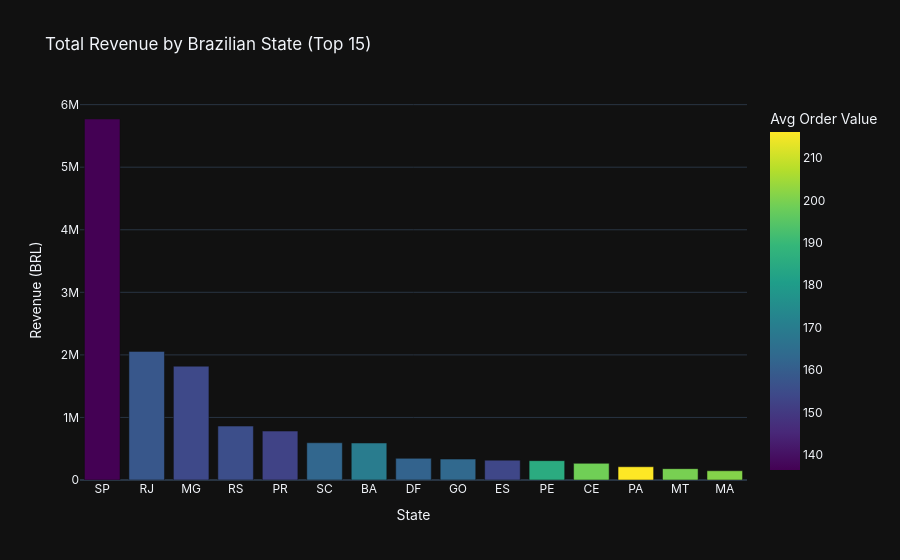

Source (notebook cell):
### Markdown cell above
## 2. Revenue by State

### Code cell
query = '''
SELECT
    c.customer_state,
    ROUND(SUM(op.payment_value), 2)      AS total_revenue,
    COUNT(DISTINCT o.order_id)           AS total_orders,
    ROUND(AVG(op.payment_value), 2)      AS avg_order_value,
    COUNT(DISTINCT o.customer_id)        AS unique_customers
FROM orders o
JOIN customers c         ON o.customer_id = c.customer_id
JOIN order_payments op   ON o.order_id = op.order_id
WHERE o.order_status = 'delivered'
GROUP BY c.customer_state
ORDER BY total_revenue DESC
'''
revenue_by_state = pd.read_sql(query, engine)
print(revenue_by_state.head(10).to_string(index=False))

fig = px.bar(revenue_by_state.head(15), x='customer_state', y='total_revenue',
             color='avg_order_value', color_continuous_scale='Viridis',
             title=' Total Revenue by Brazilian State (Top 15)',
             labels={'customer_state':'State','total_revenue':'Revenue (BRL)',
                     'avg_order_value':'Avg Order Value'})
fig.update_layout(template='plotly_dark', font_family='Inter')
fig.show()

### Figure 1 — Plotly figure (JSON) as saved in the notebook; plotly's stock layout.template omitted (floating-point values rounded to 4 significant figures)
{"data": [{"hovertemplate": "State=%{x}<br>Revenue (BRL)=%{y}<br>Avg Order Value=%{marker.color}<extra></extra>", "legendgroup": "", "marker": {"color": [136.4, 158.1, 154.1, 155.4, 152.4, 162.6, 169.8, 161.6, 163.3, 153.6, 185.4, 198.7, 216.1, 199.6, 201.1], "coloraxis": "coloraxis", "pattern": {"shape": ""}}, "name": "", "orientation": "v", "showlegend": false, "textposition": "auto", "type": "bar", "x": ["SP", "RJ", "MG", "RS", "PR", "SC", "BA", "DF", "GO", "ES", "PE", "CE", "PA", "MT", "MA"], "xaxis": "x", "y": [5770000.0, 2056000.0, 1819000.0, 861800.0, 781900.0, 595200.0, 591300.0, 346100.0, 334300.0, 317700.0, 309100.0, 266500.0, 212000.0, 181400.0, 147800.0], "yaxis": "y"}], "layout": {"barmode": "relative", "coloraxis": {"autocolorscale": false, "colorbar": {"title": {"text": "Avg Order Value"}}, "colorscale": [[0, "#440154"], [0.1111, "#482878"], [0.2222, "#3e4989"], [0.3333, "#31688e"], [0.4444, "#26828e"], [0.5556, "#1f9e89"], [0.6667, "#35b779"], [0.7778, "#6ece58"], [0.8889, "#b5de2b"], [1, "#fde725"]]}, "font": {"family": "Inter"}, "legend": {"tracegroupgap": 0}, "title": {"text": " Total Revenue by Brazilian State (Top 15)"}, "xaxis": {"anchor": "y", "domain": [0, 1], "title": {"text": "State"}}, "yaxis": {"anchor": "x", "domain": [0, 1], "title": {"text": "Revenue (BRL)"}}}}
